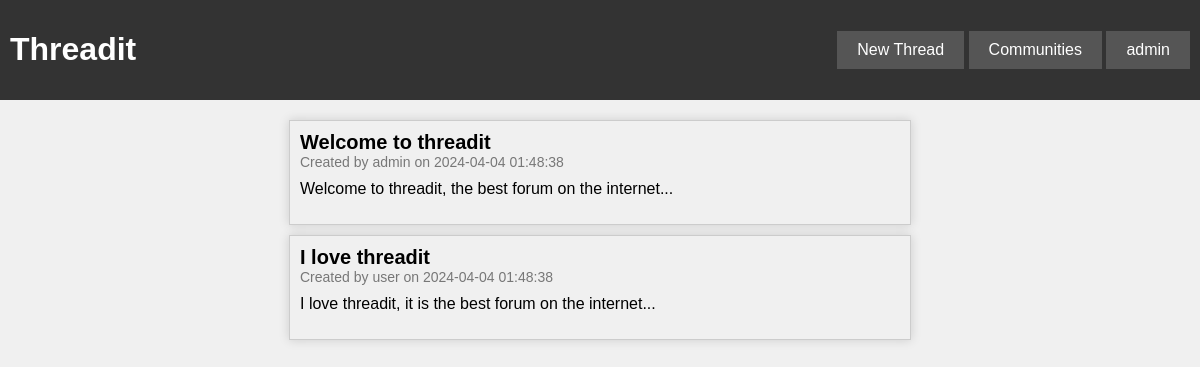
The page / (signed in) on the database its author committed.
### tables this page shows
CREATE TABLE THREADS (
  threadID INT PRIMARY KEY AUTO_INCREMENT,
  userID INT,
  communityID INT,
  threadTitle VARCHAR(255) NOT NULL,
  threadContent MEDIUMTEXT NOT NULL,
  threadCreated TIMESTAMP DEFAULT CURRENT_TIMESTAMP,
  FOREIGN KEY (userID) REFERENCES USERS(userID),
  FOREIGN KEY (communityID) REFERENCES COMMUNITY(communityID)
);

CREATE TABLE USERS (
  userID INT PRIMARY KEY AUTO_INCREMENT,
  userName VARCHAR(18) NOT NULL,
  userPassword VARCHAR(255) NOT NULL,
  userEmail VARCHAR(255) NOT NULL,
  userCreated TIMESTAMP DEFAULT CURRENT_TIMESTAMP,
  userBio TINYTEXT,
  userAvatar BLOB
);

### index.php (the view, shortened to what this page needs)
<?php
    require('./php/db_connect.php');
    $query = "SELECT t.threadTitle, t.threadContent, t.threadCreated, u.userName, c.communityName
                FROM THREADS t, COMMUNITY c, USERS u, USERS_TO_COMMUNITY utc
                WHERE t.communityID = c.communityID
                AND t.userID = u.userID
                AND c.communityID = utc.communityID
                AND utc.userID = u.userID
                AND c.communityPrivacy = 0
                ORDER BY t.threadCreated DESC;";
    $statement=$db->prepare($query);
    $statement->execute();
    $threads = $statement->fetchAll();
?>
<!DOCTYPE html>
<html>
<head>
    <link rel='stylesheet' type='text/css' href='./css/main.css'>
</head>
<body>
    <?php include('./navbar.php'); ?>
    <main>
        <?php if (isset($_SESSION['userName'])): ?>
            <?php foreach ($threads as $thread): ?>
                <div class="thread">
                    <h2 class="thread-title"><?= $thread['threadTitle'] ?></h2>
                    <p class="thread-subtitle">Created by <?= $thread['userName'] ?> on <?= $thread['threadCreated'] ?></p>
                    <p class="thread-content"><?= substr($thread['threadContent'], 0, 100) ?>...</p>
                </div>
            <?php endforeach; ?>
        <?php endif; ?>
    </main>
</body>
</html>

### navbar.php (shortened to what this page needs)
<div id='navbar'>
    <h1>Threadit</h1>
    <div class="nav-buttons">
            <?php if (isset($_SESSION['userName'])) : ?>
                <div class="dropdown">
                    <button class="dropbtn" onclick="location.href='./thread/'">New Thread</button>
                </div>
                <?php if (!isset($isCommunityPage)) : ?>
                    <div class="dropdown">
                        <button class="dropbtn">Communities</button>
                    </div>
        <?php endif; endif; ?>
        <div class="dropdown">
        <button class="dropbtn"><?php if (isset($_SESSION['userName'])) { echo $_SESSION['userName']; } else { echo 'Account';} ?></button>
        </div>
    </div>
</div>

### css/main.css (style rules this page uses)
body { font-family: Arial, sans-serif; margin: 0; padding: 0; background-color: #f0f0f0; }
main { margin-top: 20px; }
.dropdown { position: relative; display: inline-block; }
.dropbtn { background-color: #555; color: white; padding: 10px 20px; font-size: 16px; border: none; cursor: pointer; }
#navbar { display: flex; justify-content: space-between; align-items: center; background-color: #333; padding: 10px; }
#navbar h1 { color: white; }
button { padding: 10px 20px; background-color: #333; color: white; border: none; cursor: pointer; }
.thread { border: 1px solid #ccc; padding: 10px; margin-bottom: 10px; width: 50%; margin-left: auto; margin-right: auto; background-color: #f0f0f0; box-shadow: 0 0 10px rgba(0, 0, 0, 0.15); }
.thread-title { margin: 0; font-size: 20px; }
.thread-subtitle { margin: 0; font-size: 14px; color: #777; }
.thread-content { margin-top: 10px; }

### rows shown on the page
threads: threadTitle "Welcome to threadit", userID.userName "admin", threadCreated "2024-04-04 01:48:38", threadContent "Welcome to threadit, the best forum on the internet"
threads: threadTitle "I love threadit", userID.userName "user", threadCreated "2024-04-04 01:48:38", threadContent "I love threadit, it is the best forum on the internet"

### other values the page prints
$_SESSION['userName'] "admin"
